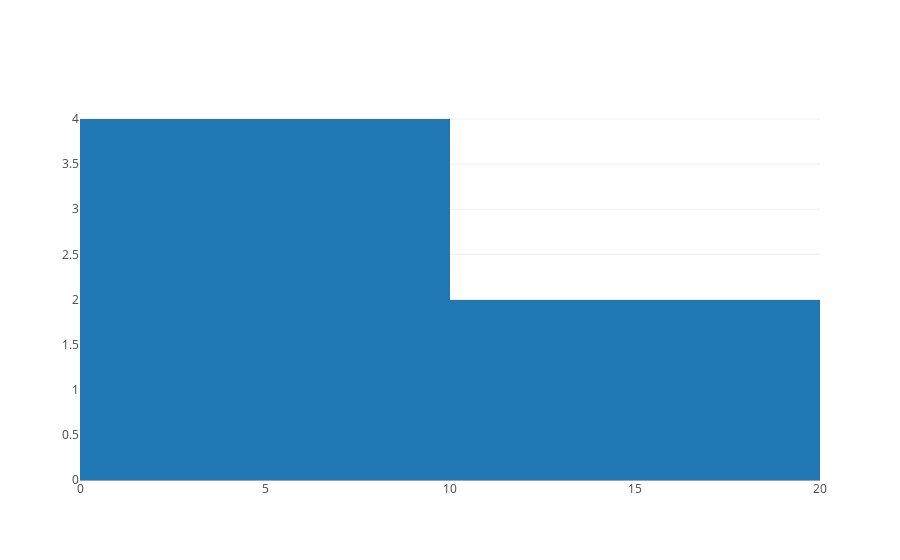

Notebook code for this chart:
### Code cell
data = [go.Histogram(x=a)] # Variante: prova a usare "y=a" come parametro
py.iplot(data)

### Figure 1 — Plotly figure (JSON) as saved in the notebook; plotly's stock layout.template omitted (floating-point values rounded to 4 significant figures)
{"data": [{"type": "histogram", "uid": "e5d44e38-c55a-11e8-8ada-3052cb2086f3", "x": [5, 2.5, 1.1, 12.4, 15.5, 0.3]}], "layout": {}}
